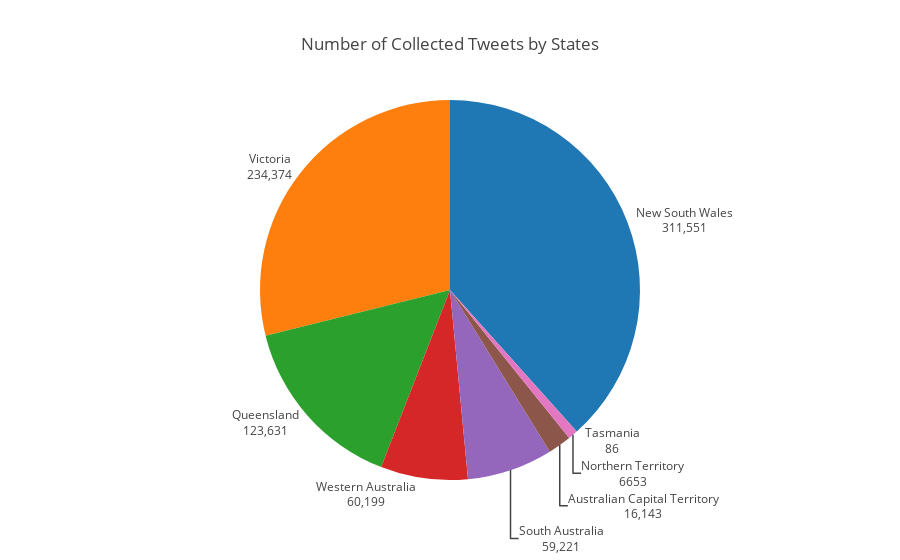

The cell this chart's notebook holds for it:
### Code cell
labels = plot_df.index.values.tolist()
values = plot_df.values.ravel().tolist()
trace = go.Pie(labels=labels, values=values, 
               hoverinfo='label+percent', sort=True, showlegend=False,
               textinfo='value+label', textposition='outside')
layout = go.Layout(title='Number of Collected Tweets by States')
fig = go.Figure(data=[trace], layout=layout)
plotly.offline.iplot(fig, filename='basic_pie_chart')

### Figure 1 — Plotly figure (JSON) as saved in the notebook; plotly's stock layout.template omitted (floating-point values rounded to 4 significant figures)
{"data": [{"hoverinfo": "label+percent", "labels": ["New South Wales", "Victoria", "Queensland", "Western Australia", "South Australia", "Australian Capital Territory", "Northern Territory", "Tasmania"], "showlegend": false, "sort": true, "textinfo": "value+label", "textposition": "outside", "type": "pie", "values": [311551, 234374, 123631, 60199, 59221, 16143, 6653, 86]}], "layout": {"title": "Number of Collected Tweets by States"}}
